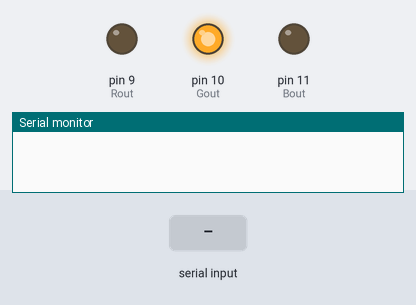
A sketch run on a simulated Arduino Uno, built with avr-gcc and run on an emulated ATmega328P. Shown: output pins drawn as LEDs (lit = HIGH), the last lines printed to the serial monitor. The inputs (shaded band) are chosen by the test bench.

Above: at 1.2 s.
1.3 s: "1" received over Serial
At 3.0 s:
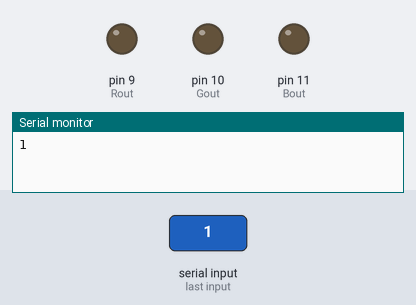
Timing chart, 0 to 4.5 s (numbered marks = the images above; inputs shaded):
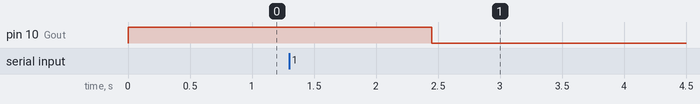

Measured:
- after the input at 1.3 s, pin 10 (Gout): HIGH → LOW after 1.2 s

The sketch:

voz_bluetooth_cores_demo2.ino
```cpp
#define Rout  9
#define Gout  10
#define Bout  11
#define Sin 7 // switch in

int R = 0, G = 0, B = 0, atual = 0, i;
boolean cont = 0, mudanca;
String comando;

//**************************** MATRIZ DE CORES (NOMES)*******************
String Cores[35] = {
  /* 01 */  "*azul#",
  /* 02 */  "*atropelado#",
  /* 03 */  "*porra brum#",
  /* 04 */  "*amarelo#",
  /* 05 */  "*lucas viado#",
  /* 06 */  "*cooper viado#",
  /* 07 */  "*branco#",
  /* 08 */  "*cinza#",
  /* 09 */  "*laranja#",
  /* 10 */  "*de tão gordo#",
  /* 11 */  "*samir pedreiro#",
  /* 12 */  "*roxo#",
  /* 13 */  "*verde#",
  /* 14 */  "*charles cachorrão#",
  /* 15 */  "*douglas pegador#",
  /* 16 */  "*vermelho#",
  /* 17 */  "*ofício#",
  /* 18 */  "*pinto#",
  /* 19 */  "*violetta#",
  /* 20 */  "*ciano#",
  /* 21 */  "*rosa#",
  /* 22 */  "*cu#",
  /* 24 */  "*prata#",
  /* 25 */  "*dourado#",
  //EASTER EGGS
  /* 26 */  "*química eu te amo#",
  /* 27 */  "*penta#",
  /* 28 */  "*tnt#",
  /* 30 */  "*força eletro#",
  /* 32 */  "*vai safadão#",
  /* 34 */  "*a meta é rei#"
};
//**************************** MATRIZ DE CORES (RGB)*******************
int cores[35][3]  = {
  /* 01 */  000, 000, 255,
  /* 02 */  000, 255, 000,
  /* 03 */  000, 000, 139,
  /* 04 */  255, 255, 000,
  /* 05 */  255, 255, 200,
  /* 06 */  218, 165, 32,
  /* 07 */  255, 255, 255,
  /* 08 */  128, 128, 128,
  /* 09 */  255, 50, 000,
  /* 10 */  255, 180, 50,
  /* 11 */  255, 185, 15,
  /* 12 */  128, 000, 128,
  /* 13 */  000, 200, 000,
  /* 14 */  000, 255, 000,
  /* 15 */  000, 128, 000,
  /* 16 */  255, 000, 000,
  /* 17 */  255, 000, 000,
  /* 18 */  139, 000, 000,
  /* 19 */  128, 43, 226,
  /* 20 */  000, 255, 255,
  /* 21 */  255, 20, 147,
  /* 22 */  255, 105, 180,
  /* 24 */  192, 192, 192,
  /* 25 */  255, 215, 000,
  //EASTER EGGS
  /* 26 */  255, 000, 000,
  /* 27 */  20, 205, 20,
  /* 28 */  220, 20, 60,
  /* 30 */  100, 149, 237,
  /* 32 */  255, 255, 255,
  /* 34 */  255, 020, 000
};
//*************************************

void printaLed(int Red, int Green, int Blue) {
  analogWrite(Rout, Red);
  analogWrite(Gout, Green);
  analogWrite(Bout, Blue);
}

void setup() {
  pinMode(Rout, OUTPUT);
  pinMode(Gout, OUTPUT);
  pinMode(Bout, OUTPUT);
  pinMode(Sin, INPUT);
  Serial.begin(9600);
  printaLed(0, 255, 0);
}

void loop() {
  do {
    comando = Serial.readString();
  } while (comando == "");
  comando.toLowerCase();
  Serial.println(comando);
  i = 0;
  while (i < 34 && comando != Cores[i])
    i++;

  R = cores[i][0];
  G = cores[i][1];
  B = cores[i][2];
  delay(150);
  printaLed(R, G, B);
}
```
